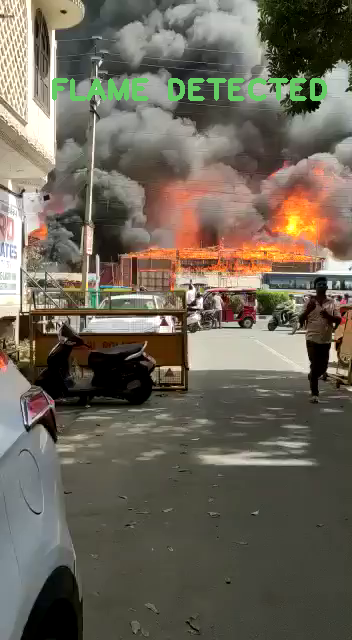
#> input picture output/city_accident/detection/0 detection.png, 352 x 640 px, given as the content of the folder ../output/city_accident/and/, which was not available
$ python fire_disorder_v2.py   (older library calls are emulated)
#> lines starting #> are read from the running program, lines starting #| are printed output that depends on the picture; after the words box and inside, x2 and y2 are one past the last pixel; in counts of white or black regions, pixels touching at a corner belong together; long printed decimals are rounded; pictures that were not available may be replaced by others from this repository, and a replacement may not be noted
import cv2
import numpy as np
import matplotlib.pyplot as plt
import os


#TODO: Changed the thresholds based on high accuracy
R_t = 190
G_t = 100
B_t = 140
S_t = 60
L1_t = 200
L2_t = 255
D1_t = 178
D2_t = 200

def R_component(r):
    if(r > R_t):
        return 1
    else:
        return 0

def RGB_compare(b, g, r): # Comparing the red componenet values with green and blue
    if (r >= g > b) and (g>G_t) and (b<B_t):
        return 1
    else:
        return 0

def saturation(s, r):
    lim = ((255.0-r)*S_t/R_t)
    if(s >= lim):
        return 1
    else:
        return 0

def is_fire_pixel(b, r, g, s):  # Chromatic analysis
    if(R_component(r) and RGB_compare(b, g, r) and saturation(s, r)):
        return 1
    else:
        return 0

def is_grey(b, r, g):
    if(abs(b-r)<=30 and abs(r-g)<=30 and abs(g-b)<=30):
        return 1
    else:
        return 0

def grey_intensity(v):      # Checking for the intensity level for smoke detection
    if(L1_t <= v <= L2_t or D1_t <= v <= D2_t):
        return 1
    else:
        return 0

def is_smoke_pixel(b, r, g, v):     # Checking for smoke pixel
    if(is_grey(b, r, g) and grey_intensity(v)):
        return 1
    else:
        return 0

def fire_pixels_count(pixels_count,area_count):
    if pixels_count > 0.01 * area_count:
        print("pixels_count add")
        return True
    return False

def main_function(image, output_path, count,original_frame):
#> called with output_path = '../output/city_accident/', count = 0
    frame = cv2.imread(image)
#> frame is the input picture: shape (640, 352, 3); mean B, G, R 89.1, 102.6, 109.3
    original_detection = cv2.imread(original_frame)
    one = np.zeros((frame.shape[0], frame.shape[1], frame.shape[2]))
    one_cnt = 0
    two = np.ones((frame.shape[0], frame.shape[1], frame.shape[2]))
    two_cnt = 0
    x=-1 #x axis

    img_hsv = cv2.cvtColor(frame, cv2.COLOR_BGR2HSV)
#> img_hsv: shape (640, 352, 3); mean H, S, V 32.9, 61.1, 112.5

    #FIXME: Single frame detection
    img_fp = np.zeros((frame.shape[0], frame.shape[1]),dtype=np.uint8)
    img_sp = np.zeros((frame.shape[0], frame.shape[1]),dtype=np.uint8)
    fire_pixel = np.zeros((frame.shape[0], frame.shape[1], frame.shape[2]))
    smoke_pixel = np.zeros((frame.shape[0], frame.shape[1], frame.shape[2]))
    tre_cnt = 0
    # cv2.imwrite(output_path+"original/"+str(count)+".png",frame)
    for i in range(frame.shape[0]): #row iterate
        for j in range(frame.shape[1]): #col iterate
            bgr = frame[i][j].astype(np.float)
            hsv = img_hsv[i][j].astype(np.float)
            blue = bgr[0]
            green = bgr[1]
            red = bgr[2]
            satur = hsv[1]
            intens = hsv[2]

            #TODO: fire pixel detection
            if(is_fire_pixel(blue, red, green, satur)):
                img_fp[i][j] = 1    # Changing in Grayscale image
                fire_pixel[i][j] = bgr  # Storing the fire pixels
                tre_cnt += 1        # Count of Fire pixels

            if(is_smoke_pixel(blue, red, green, intens)):
                img_sp[i][j] = 1
                smoke_pixel[i][j] = bgr
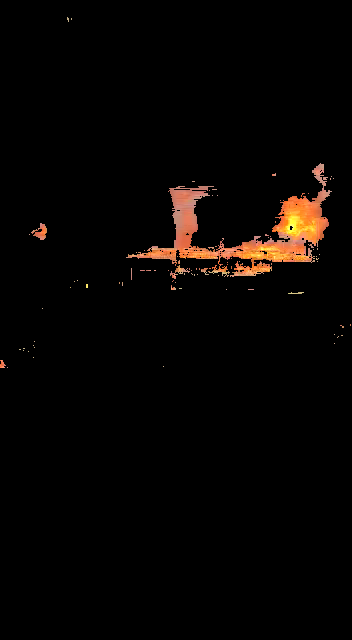
#> fire_pixel: shape (640, 352, 3) float64; mean B, G, R 2.5, 4.3, 7.1
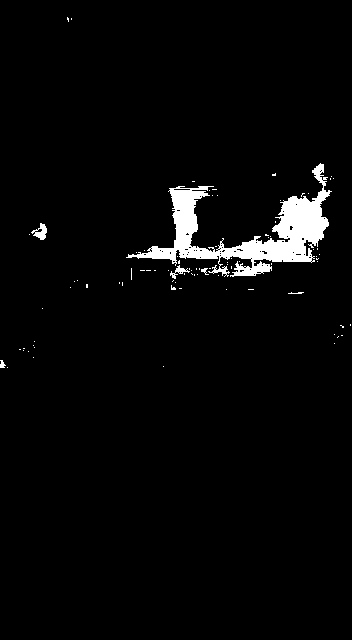
#> img_fp: shape (640, 352); values 0 (black) and 1 (white), 3.1% white; 86 white regions (80 under 20 px), largest, box (x1, y1, x2, y2) and area: (126, 163, 332, 277) 6416, (31, 223, 47, 240) 137, (170, 265, 190, 279) 89, (0, 360, 6, 368) 31, (201, 268, 209, 275) 27, (288, 292, 304, 294) 21
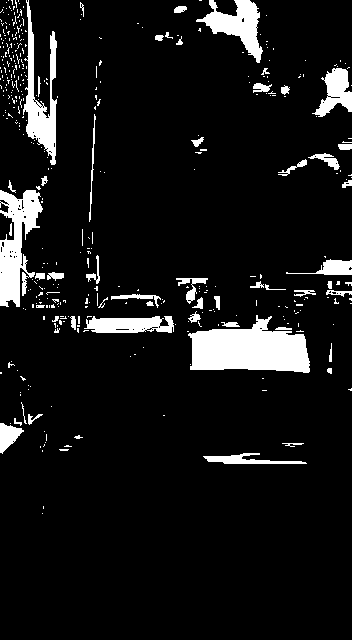
#> img_sp: shape (640, 352); values 0 (black) and 1 (white), 8.5% white; 407 white regions (353 under 20 px), largest, box (x1, y1, x2, y2) and area: (188, 315, 310, 373) 4743, (0, 190, 43, 307) 2719, (23, 0, 57, 165) 2114
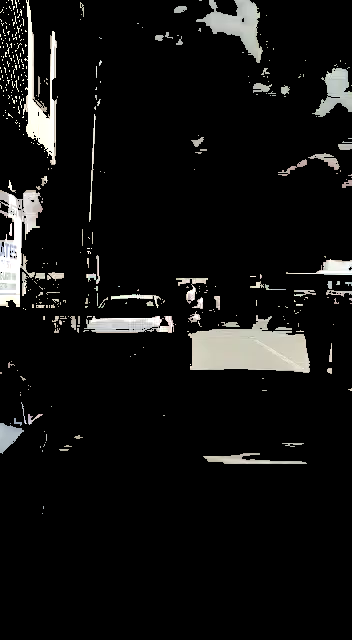
#> smoke_pixel: shape (640, 352, 3) float64; mean B, G, R 17, 17.8, 18
#> after the loop, tre_cnt = 6918


    tre = fire_pixel
    tre_cnt = tre_cnt
    frame_area = frame.shape[0] * frame.shape[1]
#> frame_area = 225280
    print("frame_area: ", frame_area)
#| frame_area:  225280
    print("fire_area: ", tre_cnt)
#| fire_area:  6918
    is_fire_count = fire_pixels_count(tre_cnt,frame_area)
#> is_fire_count = True

    plt.scatter(x,tre_cnt,alpha=0.5,color='blue')
    FD_t1 = np.absolute(np.subtract(tre, two))

    FD_t = np.absolute(np.subtract(two, one))
#> two: shape (640, 352, 3) float64; every value is 1
    FD = np.divide(np.absolute(FD_t1-FD_t), FD_t, out=np.zeros_like(np.abs(FD_t1-FD_t)), where=FD_t!=0)     # Checking with Fire disorder threshold value
    print(np.amax(FD))
#| 253.0
    per = float((FD>64.0).sum())/FD.size
#> per = 0.0274
    print("FD>64.0sum : ", (FD>64.0).sum())
#| FD>64.0sum :  18498
    print("FD size   : ", FD.size)
#| FD size   :  675840
    print("percentage: ", per)
#| percentage:  0.02737
    if (per >= 0.00001) and (is_fire_count):
        cv2.putText(original_detection,"FLAME DETECTED",(50,100),
            cv2.FONT_HERSHEY_PLAIN,2,(100,205,100),3)
        print("Real flame")
    else:
        cv2.putText(original_detection,"NO FLAME",(50,100),
            cv2.FONT_HERSHEY_PLAIN,2,(0,0,255),3)
        print("Fake flame")

    one = two
    two = tre
    cv2.imwrite(output_path+"detection/"+str(count)+" detection.png",original_detection)
    cv2.imwrite(output_path+"fire_pixels/"+str(count)+" fire.png",fire_pixel)
    cv2.imwrite(output_path+"smoke_pixels/"+str(count)+" smoke.png",smoke_pixel)


    '''
    cv2.imshow('frame', frame)      # Display video file
    cv2.imshow('img_fp', img_fp)    # Display Fire pixels
    cv2.imshow('img_sp', img_sp)    # Display smoke pixels
    '''
        # [5 lines of commented-out code are left out]
def main():
    input_folder = "../output"
    input_folder_list = os.listdir(input_folder)
    # print(input_folder_list)
    for folders in input_folder_list:
        image_path = input_folder + "/" + folders + "/and/"
        output_path = input_folder+ "/" + folders + "/"

        os.makedirs(output_path+"detection")
        # os.makedirs(output_path+"original")
        os.makedirs(output_path+"fire_pixels")
        os.makedirs(output_path+"smoke_pixels")
        image_list = os.listdir(image_path)
        # print(image_list)
        count = 0
        for image in image_list:
            path = image_path+image
            original_image_name = image[:-7] + "original.png"
            original_path = output_path +"/original/"+ original_image_name
            main_function(path,output_path,count,original_path)
            count = count + 1
if  __name__ == "__main__":
    main()
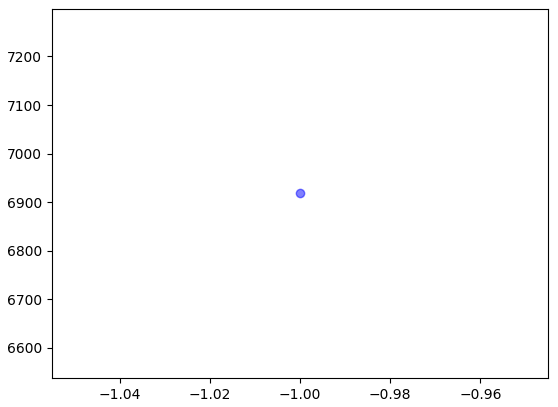
#> figure drawn by matplotlib, 1 panel
